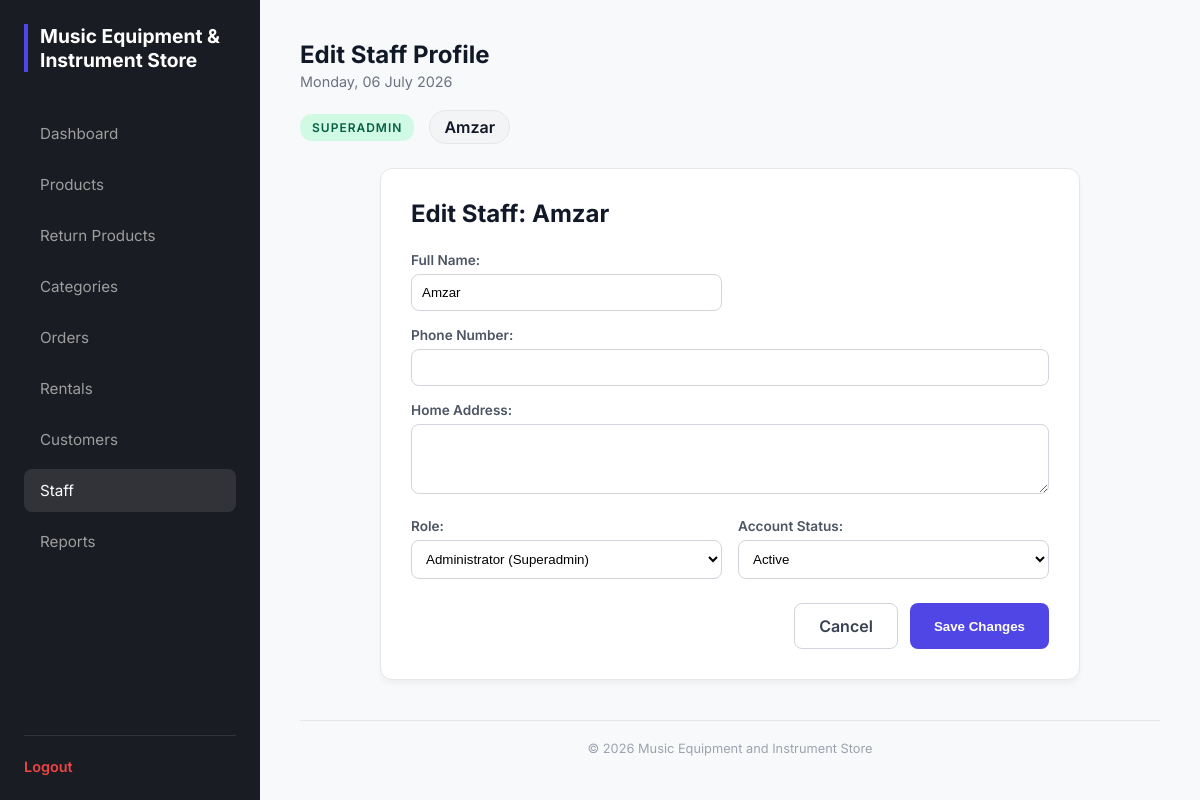
Page /admin/admin_edit_staff.php?id=1 (signed in) on the committed database.
### tables this page shows
CREATE TABLE `staff` (
  `staff_id` int(11) NOT NULL,
  `staff_name` varchar(255) NOT NULL,
  `staff_email` varchar(255) NOT NULL,
  `staff_password` varchar(255) NOT NULL,
  `staff_phone_number` varchar(20) DEFAULT NULL,
  `staff_address` text DEFAULT NULL,
  `staff_role` enum('Staff','Administrator') NOT NULL,
  `created_at` timestamp NOT NULL DEFAULT current_timestamp(),
  `status` enum('Active','Suspended','Inactive') NOT NULL DEFAULT 'Active'
);

### admin/admin_edit_staff.php (the view, shortened to what this page needs)
<?php
require_once('../database.php');
$edit_id = intval($_GET['id']);
$staff_query = "SELECT * FROM staff WHERE staff_id = $edit_id";
$staff_result = mysqli_query($conn, $staff_query);
$staff = mysqli_fetch_assoc($staff_result);
require_once('admin_header.php');
?>
<div style="max-width: 700px; margin: 0 auto; margin-top: 20px;">
    <div style="background: white; padding: 30px; border-radius: 12px; box-shadow: 0 4px 6px -1px rgba(0,0,0,0.05); border: 1px solid #e5e7eb;">
        <h3 style="margin-top: 0; margin-bottom: 24px; font-weight: 700; color: #111827; font-size: 1.5rem;">Edit Staff: <?php echo htmlspecialchars($staff['staff_name']); ?></h3>
        <form action="admin_edit_staff.php?id=<?php echo $edit_id; ?>" method="POST">
            <div style="display: grid; grid-template-columns: 1fr 1fr; gap: 16px; margin-bottom: 16px;">
                <div>
                    <label style="display: block; font-size: 0.85rem; font-weight: 600; margin-bottom: 6px; color: #4b5563;">Full Name:</label>
                    <input type="text" name="staff_name" required value="<?php echo htmlspecialchars($staff['staff_name']); ?>" style="width: 100%; padding: 10px; border: 1px solid #d1d5db; border-radius: 8px; outline: none; box-sizing: border-box;">
                </div>
            </div>
            <div style="margin-bottom: 16px;">
                <label style="display: block; font-size: 0.85rem; font-weight: 600; margin-bottom: 6px; color: #4b5563;">Phone Number:</label>
                <input type="text" name="staff_phone_number" value="<?php echo htmlspecialchars($staff['staff_phone_number']); ?>" style="width: 100%; padding: 10px; border: 1px solid #d1d5db; border-radius: 8px; outline: none; box-sizing: border-box;">
            </div>
            <div style="margin-bottom: 20px;">
                <label style="display: block; font-size: 0.85rem; font-weight: 600; margin-bottom: 6px; color: #4b5563;">Home Address:</label>
                <textarea name="staff_address" rows="3" style="width: 100%; padding: 10px; border: 1px solid #d1d5db; border-radius: 8px; font-family: inherit; outline: none; box-sizing: border-box; resize: vertical;"><?php echo htmlspecialchars($staff['staff_address']); ?></textarea>
            </div>
            <div style="display: grid; grid-template-columns: 1fr 1fr; gap: 16px; margin-bottom: 24px;">
                <div>
                    <label style="display: block; font-size: 0.85rem; font-weight: 600; margin-bottom: 6px; color: #4b5563;">Role:</label>
                    <select name="staff_role" style="width: 100%; padding: 10px; border: 1px solid #d1d5db; border-radius: 8px; background: white; outline: none; box-sizing: border-box;">
                        <option value="Administrator" <?php echo ($staff['staff_role'] == 'Administrator') ? 'selected' : ''; ?>>Administrator (Superadmin)</option>
                    </select>
                </div>
                <div>
                    <label style="display: block; font-size: 0.85rem; font-weight: 600; margin-bottom: 6px; color: #4b5563;">Account Status:</label>
                    <select name="status" style="width: 100%; padding: 10px; border: 1px solid #d1d5db; border-radius: 8px; background: white; outline: none; box-sizing: border-box;">
                        <option value="Active" <?php echo ($staff['status'] == 'Active') ? 'selected' : ''; ?>>Active</option>
                    </select>
                </div>
            </div>
            <div style="display: flex; gap: 12px; justify-content: flex-end;">
                <a href="manage_admin.php" style="padding: 12px 24px; background: white; color: #374151; border: 1px solid #d1d5db; border-radius: 8px; font-weight: 600; text-decoration: none; transition: 0.2s;" onmouseover="this.style.backgroundColor='#f3f4f6'" onmouseout="this.style.backgroundColor='white'">
                    Cancel
                </a>
                <button type="submit" name="update_staff" style="padding: 12px 24px; background: #4f46e5; color: white; border: none; border-radius: 8px; font-weight: 600; cursor: pointer; transition: 0.2s;" onmouseover="this.style.backgroundColor='#4338ca'" onmouseout="this.style.backgroundColor='#4f46e5'">
                    Save Changes
                </button>
            </div>
        </form>
    </div>
</div>
<?php require_once('admin_footer.php'); ?>

### admin/admin.css (style rules this page uses)
:root { --sidebar-bg: #1a1c23; --sidebar-text: #9e9e9e; --sidebar-hover: #ffffff; --accent-color: #4f46e5; --bg-light: #f8f9fa; --white: #ffffff; --border-color: #e5e7eb; --text-main: #111827; --sidebar-width: 260px; }
*, *::before, *::after { box-sizing: border-box; margin: 0; padding: 0; }
body { font-family: 'Inter', 'DM Sans', sans-serif; background-color: var(--bg-light); color: var(--text-main); display: flex; }

### rows in the picture
staff: staff_name "Amzar", staff_role "Administrator (Superadmin)", status "Active"

### other values in the picture
$page_title "Edit Staff Profile"
$_SESSION['staff_name'] "Amzar"
